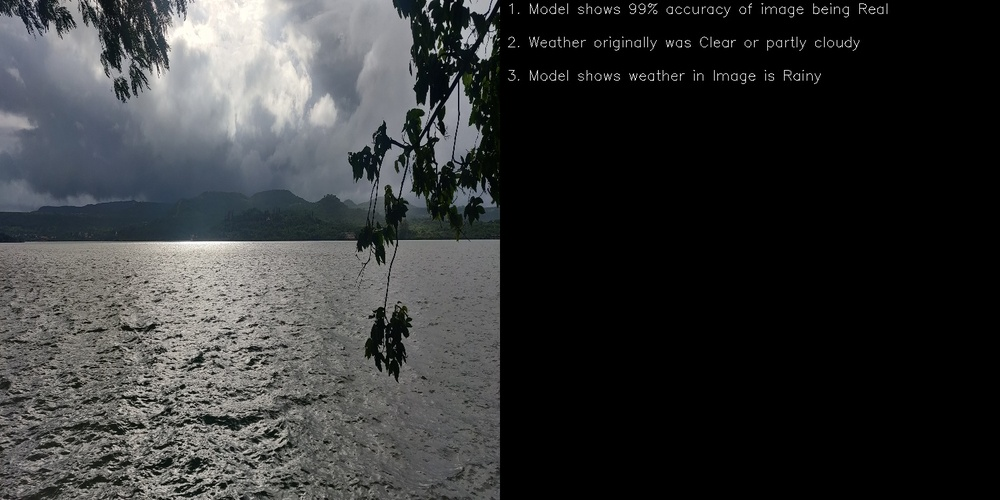
#> input picture input/suspect_frame.jpg, 1000 x 500 px, shrunk from 1500 x 750 before the run
$ python run_ps7.py
#> lines starting #> are read from the running program, lines starting #| are printed output that depends on the picture
import os
import sys
import tempfile

try:
    from PIL import Image, ImageChops, ImageEnhance
except ImportError:
    print("Error: Pillow not installed.")
    print("Install with: pip install -r requirements.txt")
    sys.exit(1)


def convert_to_ela_image_ps7(path: str):
    """PS-7 Compliant Error Level Analysis (ELA)"""
#> called with path = 'input/suspect_frame.jpg'
    image = Image.open(path).convert("RGB")
#> image is the input picture: PIL image 1000x500 RGB; mean R, G, B 52.7, 53.9, 54.4

    # Create a unique temp JPEG file
    fd, temp_filename = tempfile.mkstemp(suffix=".jpg")
    os.close(fd)  # close file descriptor; Pillow will write to this path

    try:
        # Step 2: fixed JPEG quality 90
        image.save(temp_filename, "JPEG", quality=90)

        # Step 3: reload compressed image (ensure file is closed properly)
        with Image.open(temp_filename) as temp_image:
            temp_image = temp_image.convert("RGB")

            # Step 4: absolute difference
            ela_image = ImageChops.difference(image, temp_image)
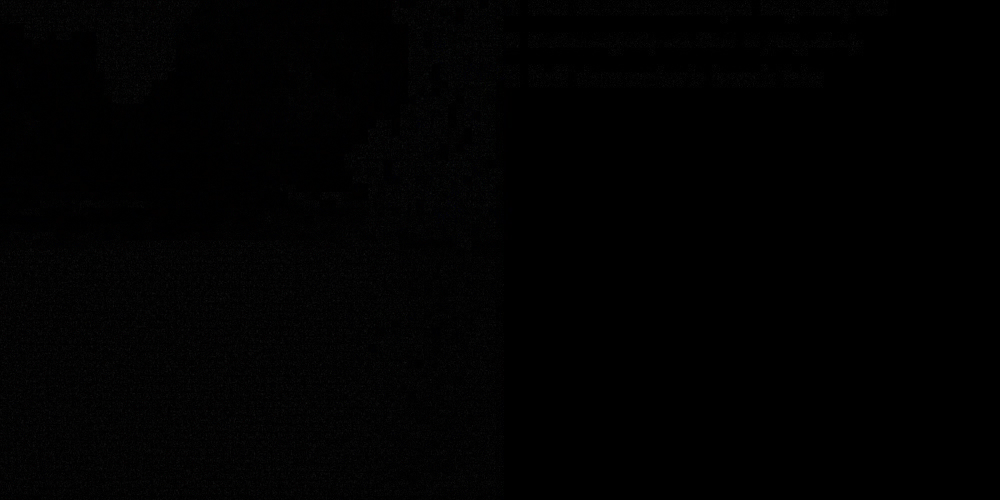
#> ela_image: PIL image 1000x500 RGB; mean R, G, B 1.4, 1.3, 1.4

        # Step 5: brightness amplification
        extrema = ela_image.getextrema()
#> extrema = ((0, 20), (0, 20), (0, 23))
        max_diff = max(ex[1] for ex in extrema) or 1
#> max_diff = 23
        scale = 255.0 / max_diff
#> scale = 11.09
        ela_image = ImageEnhance.Brightness(ela_image).enhance(scale)
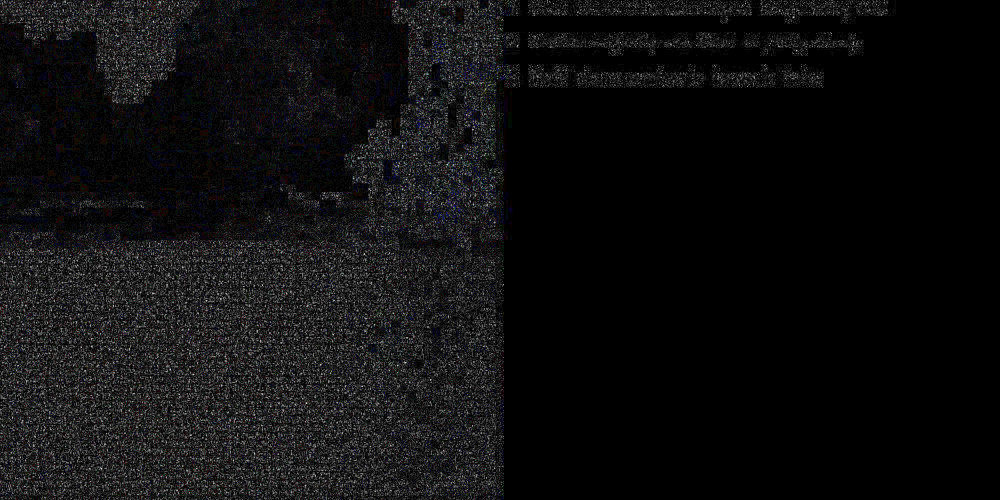
#> ela_image: PIL image 1000x500 RGB; mean R, G, B 15, 14.8, 15.4

        return ela_image

    finally:
        # Cleanup temp file always
        try:
            os.remove(temp_filename)
        except OSError:
            pass


if __name__ == "__main__":
    input_path = sys.argv[1] if len(sys.argv) > 1 else "input/suspect_frame.jpg"
    output_path = sys.argv[2] if len(sys.argv) > 2 else "output/ela_result.jpg"

    if not os.path.exists(input_path):
        print(f"Error: Input file '{input_path}' not found.")
        print("Usage: python run_ps7.py <input_image> <output_image>")
        sys.exit(1)

    output_dir = os.path.dirname(output_path)
    if output_dir and not os.path.exists(output_dir):
        os.makedirs(output_dir, exist_ok=True)
        print(f"Created output directory: {output_dir}")

    try:
        result = convert_to_ela_image_ps7(input_path)
        result.save(output_path)
        print(f"Done. Saved: {output_path}")
    except Exception as e:
        print(f"Error processing image: {e}")
        sys.exit(1)
